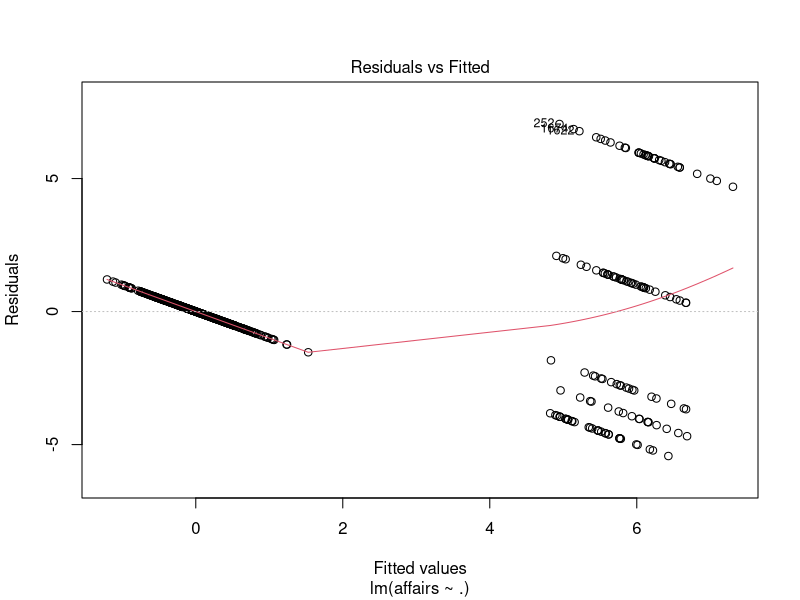
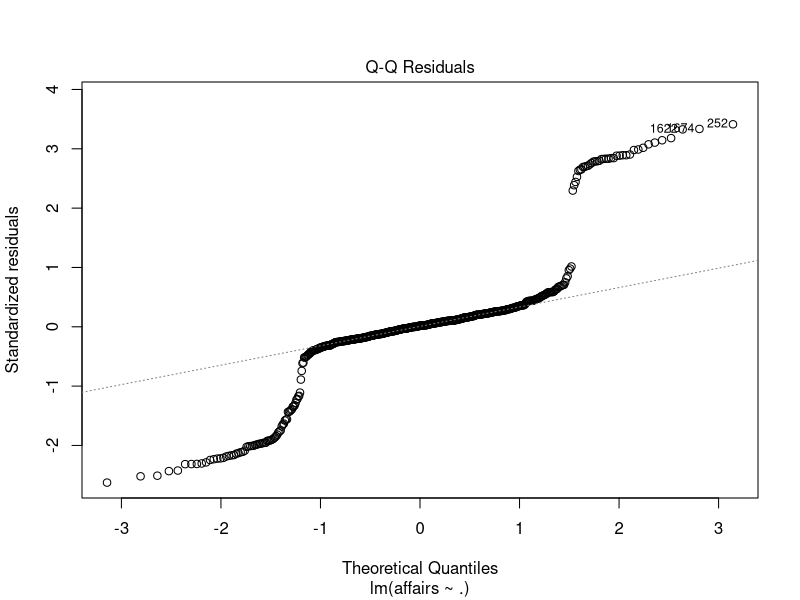
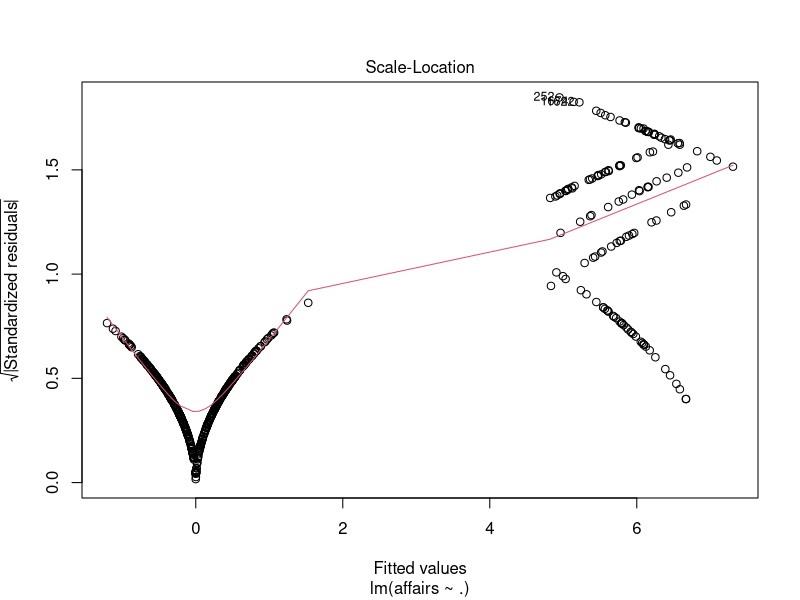
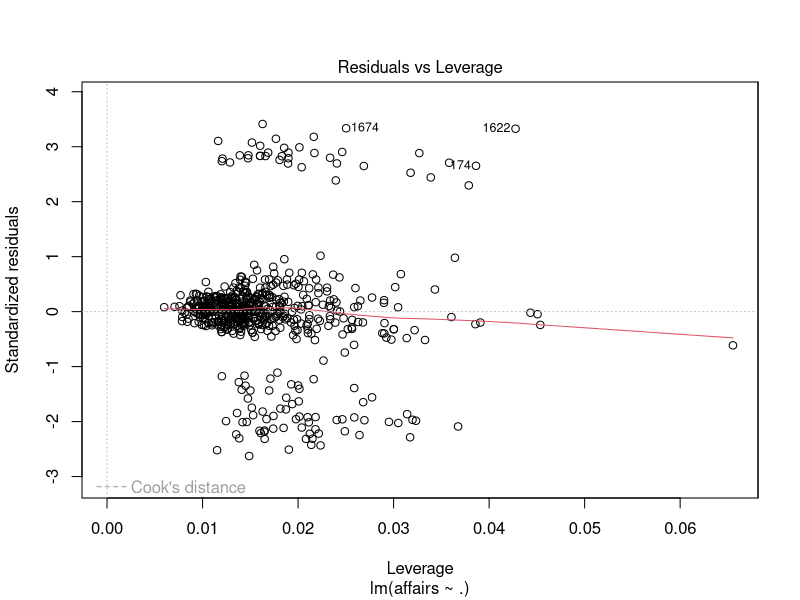
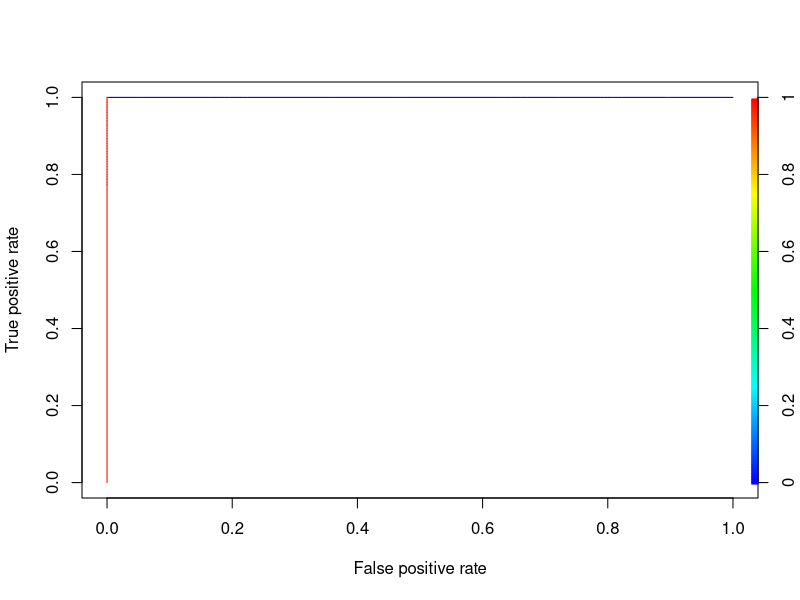

Recreate these plots in R, in order.
# Input = Other Variables
# Output = Affairs


# Installing Required Packages to upload the Dataset
install.packages('AER')
data(Affairs,package = "AER")
?AER
View(Affairs)
attach(Affairs)
dim(Affairs)

sum(is.na(Affairs))
# There are no NA values available in dataset

# Creation of Dummy variables

affairs1 <- data("Affairs")
View(Affairs)

affairs1 <- Affairs
summary(affairs1)

affairs1$ynaffairs[affairs1$affairs > 0] <- 1
affairs1$ynaffairs[affairs1$affairs == 0] <- 0

str(affairs1)
affairs1$gender <- as.factor(affairs1$gender)
affairs1$gender <- as.numeric(affairs1$gender)
affairs1$children <- as.factor(affairs1$children)
affairs1$children <- as.numeric(affairs1$children)
str(affairs1)
View(affairs1)
attach(affairs1)

# Preparing a linear regression 
mod_lm <- lm(affairs ~ ., data = affairs1)
summary(mod_lm)

# The R squared value = 0.6073 and Adj R square value = 0.6013 and over all P value < 0.05

plot(mod_lm)

pred1 <- predict(mod_lm, affairs1)
pred1
# plot(claimants$CLMINSUR, pred1)

# We can also include NA values but where ever it finds NA value
# probability values obtained using the glm will also be NA 
# So they can be either filled using imputation technique or
# exlclude those values 

# GLM function use sigmoid curve to produce desirable results 
# The output of sigmoid function lies in between 0-1

model <- glm(ynaffairs ~ ., data = affairs1 ,family = "binomial")
summary(model)

# To calculate the odds ratio manually we going r going to take exp of coef(model)
exp(coef(model))

# Predicition to check model validation
prob <- predict(model, affairs1, type = "response")
prob
# We are going to use NULL and Residual Deviance to compare the between different models

# Confusion matrix and considering the threshold value as 0.5 
confusion <- table(prob > 0.5, affairs1$ynaffairs)
confusion

# Model Accuracy 
Acc <- sum(diag(confusion)/sum(confusion))
Acc 


# Data Partitioning
n <-  nrow(affairs1)
n1 <-  n * 0.85
n2 <-  n - n1
train_index <-  sample(1:n, n1)
train <- affairs1[train_index, ]
test <-  affairs1[-train_index, ]

# Train the model using Training data
finalmodel <- glm(ynaffairs ~ ., data = train, family = "binomial")
summary(finalmodel)

# Prediction on test data
prob_test <- predict(model, newdata = test, type = "response")
prob_test

# Confusion matrix 
confusion <- table(prob_test > 0.5, test$ynaffairs)
confusion

# Model Accuracy 
Accuracy <- sum(diag(confusion)/sum(confusion))
Accuracy 

# Creating empty vectors to store predicted classes based on threshold value
pred_values <- NULL

pred_values <- ifelse(prob_test > 0.5, 1, 0)

# Creating new column to store the above values
test[,"prob"] <- prob_test
test[,"pred_values"] <- pred_values

table(test$ynaffairs, test$pred_values)


# Compare the model performance on Train data
# Prediction on test data
prob_train <- predict(model, newdata = train, type = "response")
prob_train

# Confusion matrix 
confusion_train <- table(prob_train > 0.5, train$ynaffairs)
confusion_train

# Model Accuracy 
Acc_train <- sum(diag(confusion_train)/sum(confusion_train))
Acc_train



# Additional metrics
# Calculate the below metrics
# precision | recall | True Positive Rate | False Positive Rate | Specificity | Sensitivity

# ROC Curve => used to evaluate the betterness of the logistic model
# more area under ROC curve better is the model 
# We will use ROC curve for any classification technique not only for logistic

library(ROCR)
rocrpred <- prediction(prob, affairs1$ynaffairs)
rocrperf <- performance(rocrpred, 'tpr', 'fpr')

str(rocrperf)

plot(rocrperf, colorize=T, text.adj=c(-0.2,1.7))
# More area under the ROC Curve better is the logistic regression model obtained

## Getting cutt off or threshold value along with true positive and false positive rates in a data frame 
rocr_cutoff <- data.frame(cut_off = rocrperf@alpha.values[[1]], fpr=rocrperf@x.values, tpr=rocrperf@y.values)

colnames(rocr_cutoff) <- c("cut_off","FPR","TPR")
View(rocr_cutoff)

library(dplyr)
rocr_cutoff$cut_off <- round(rocr_cutoff$cut_off, 6)
# Sorting data frame with respect to tpr in decreasing order 
rocr_cutoff <- arrange(rocr_cutoff, desc(TPR))
View(rocr_cutoff)
